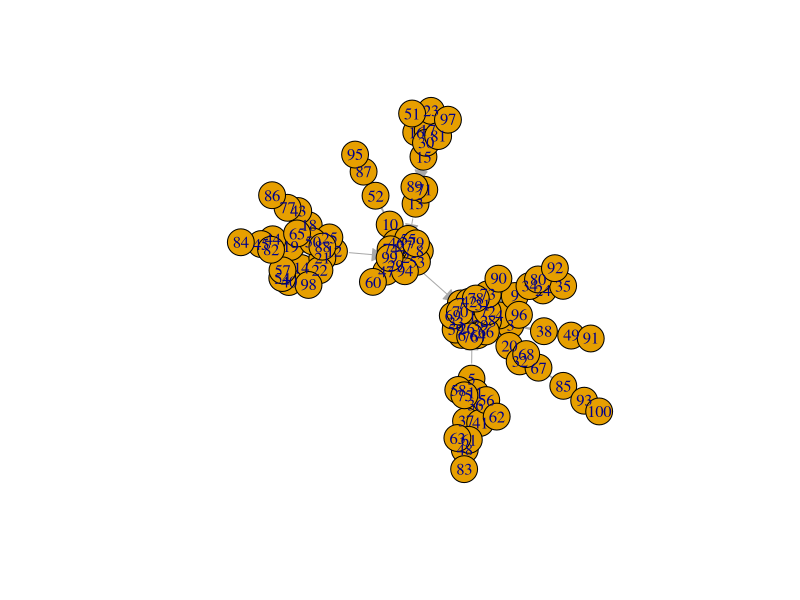
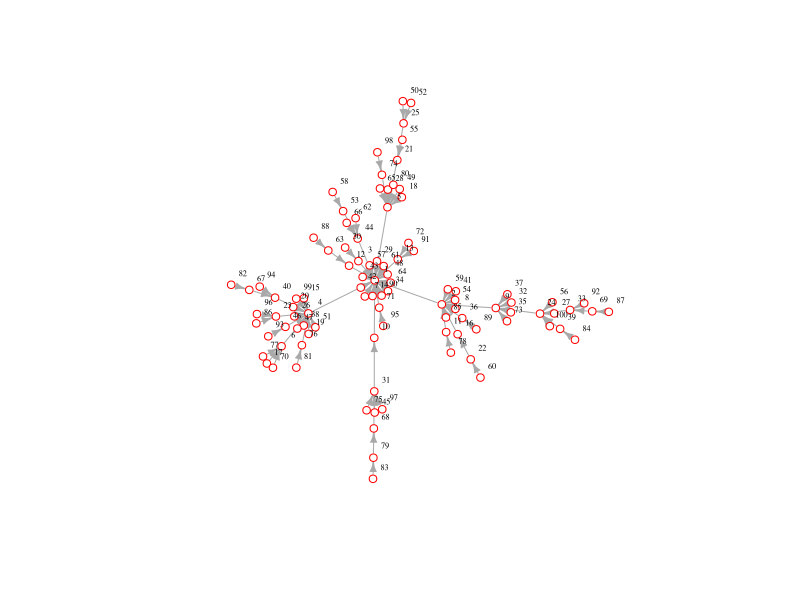
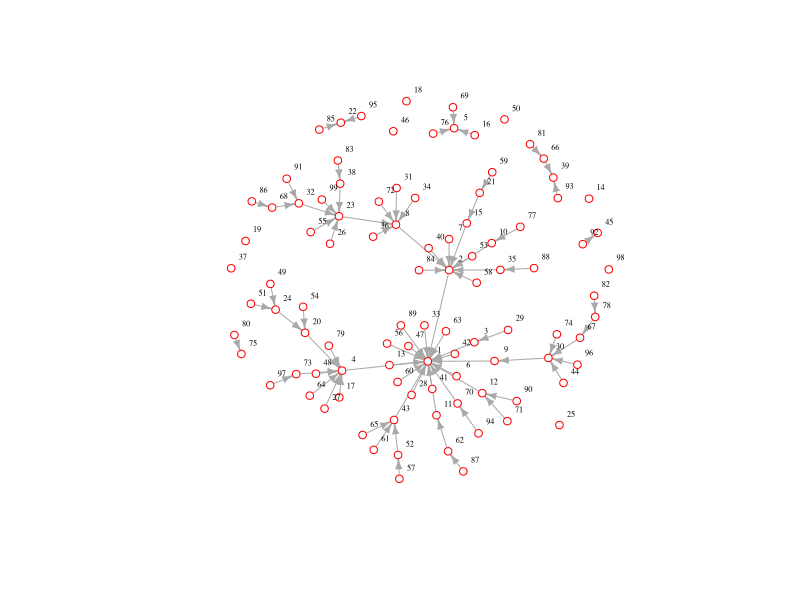
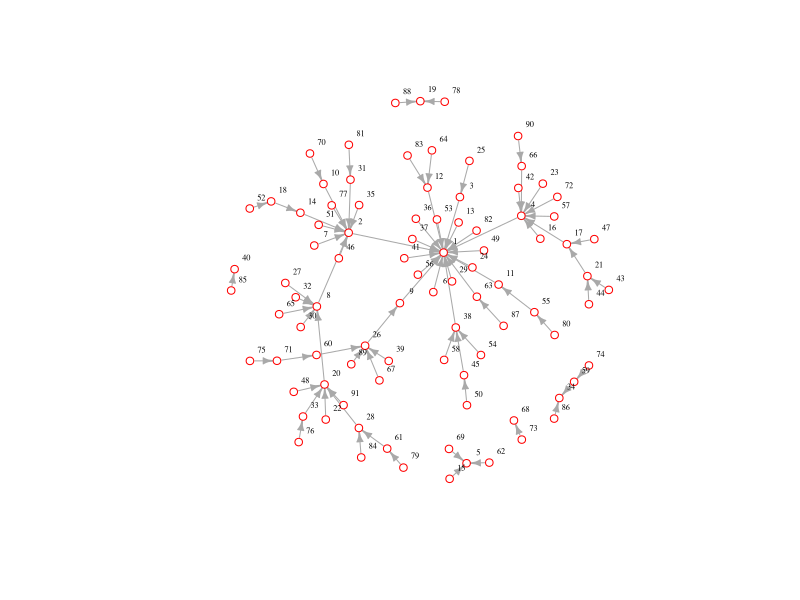
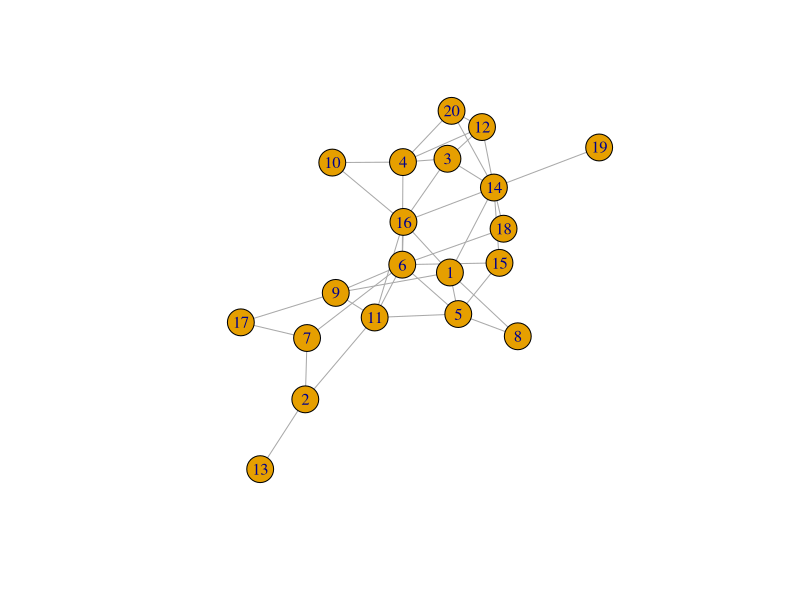
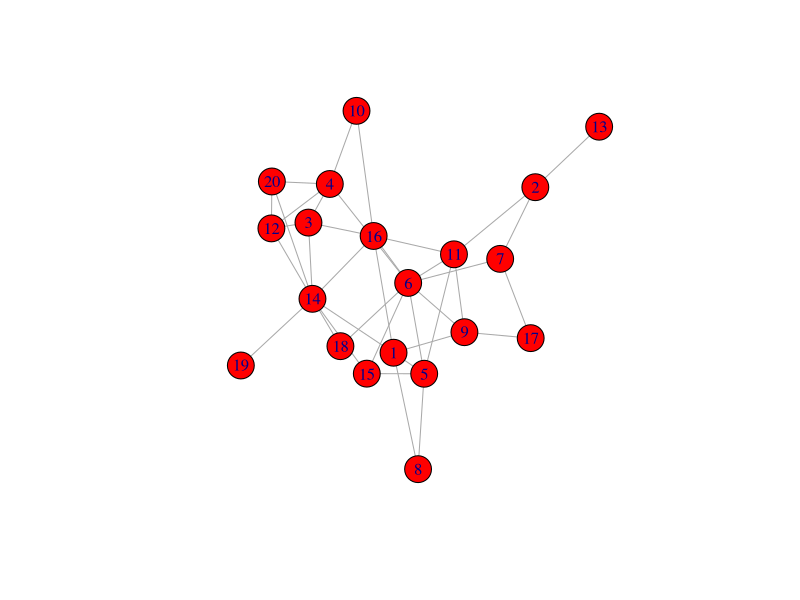
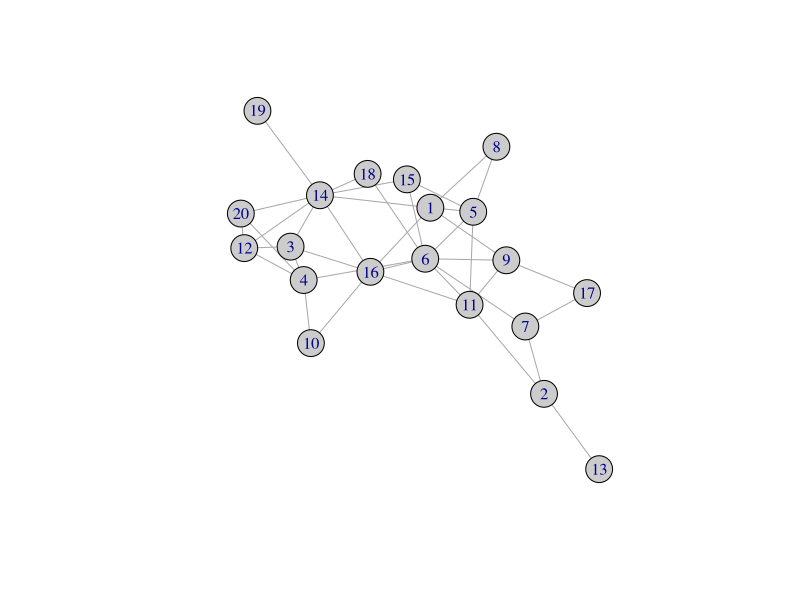
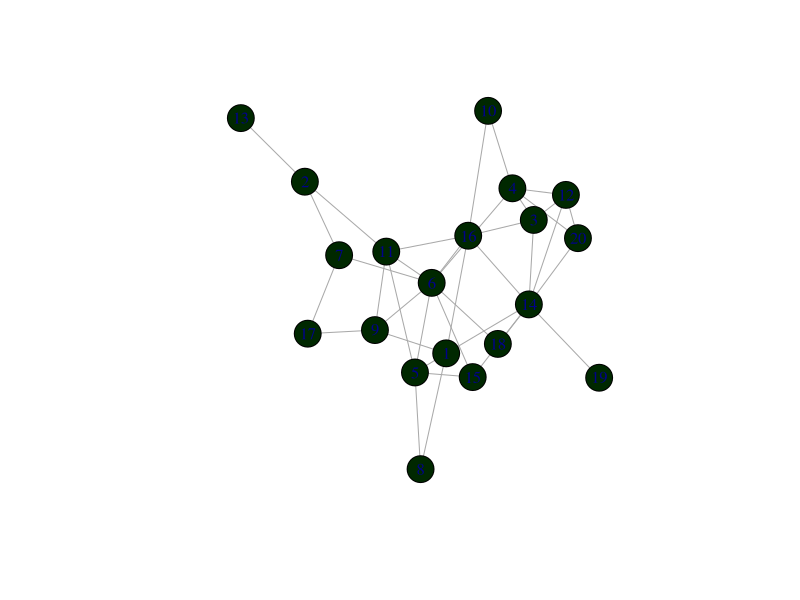

R code for these plots, in order:
## ---- chunk 1
knitr::opts_chunk$set(echo = TRUE)
## ---- chunk 2
library(igraph)
g <- igraph::barabasi.game(n=100)
plot(g)
## ---- chunk 3
library(igraph)
g <- igraph::barabasi.game(n=100)
layout <- layout.auto(g)
# Plotting with configuration
plot(g, 
     edge.arrow.size=.5, 
     vertex.color="white", 
     vertex.size=4,
     vertex.frame.color="red", 
     vertex.label.color="black", 
     vertex.label.cex=0.5, 
     vertex.label.dist=1.2, 
     edge.curved=0,
     layout=layout) 
## ---- chunk 4
clusters(g)
## ---- chunk 5
V(g)[degree(g) == max(degree(g))]
## ---- chunk 6
g = delete_vertices(g,"4")
## ---- chunk 7
layout <- layout.auto(g)
# Plotting with configuration
plot(g, 
     edge.arrow.size=.5, 
     vertex.color="white", 
     vertex.size=4,
     vertex.frame.color="red", 
     vertex.label.color="black", 
     vertex.label.cex=0.5, 
     vertex.label.dist=1.2, 
     edge.curved=0,
     layout=layout) 
## ---- chunk 8
Isolated = which(degree(g)==0) 
g_post_king = delete.vertices(g, Isolated)
## ---- chunk 9
layout <- layout.auto(g_post_king)
# Plotting with configuration
plot(g_post_king, 
     edge.arrow.size=.5, 
     vertex.color="white", 
     vertex.size=4,
     vertex.frame.color="red", 
     vertex.label.color="black", 
     vertex.label.cex=0.5, 
     vertex.label.dist=1.2, 
     edge.curved=0,
     layout=layout) 
## ---- chunk 10
G = igraph::erdos.renyi.game(n=20, p.or.m = 1/5)
plot(G)
## ---- chunk 11
plot(G,vertex.color="red")
plot(G,vertex.color="grey80")
plot(G,vertex.color=rgb(0,40,0,maxColorValue=255))
## ---- chunk 12
G <- random.graph.game(n=123,p.or.m = 1/8)
plot(G)
## ---- chunk 13
G <- random.graph.game(n=123,p.or.m = 1/8)
plot(G, vertex.color=rgb(0,0,1,.2))
## ---- chunk 14
nodes <- read.csv("../data/nodes_necromancers.csv")
edges <- read.csv("../data/edges_necromancers.csv")
role_colors <- read.csv("../data/role_colors_necromancers.csv")
## ---- chunk 15
ng <- graph_from_data_frame(edges, directed = FALSE)
layout <- layout.fruchterman.reingold(ng)
plot(ng, 
     edge.arrow.size=.5, 
     vertex.color="white", 
     vertex.size=4,
     vertex.frame.color="blue", 
     vertex.label.color="black", 
     vertex.label.cex=0.9, 
     vertex.label.dist=1.2, 
     edge.curved=0,
     layout=layout) 
## ---- chunk 16
node_count = length(V(ng))
node_count
## ---- chunk 17
library(dplyr)
for(i in 1:node_count ){
        node_name = vertex_attr(ng,"name",i)
        # role from data frame by name
        nodes %>% filter(person ==node_name) %>% select("role") ->node_role
        person_role = as.character(node_role$role)
        vertex_attr(ng,"role",i) = person_role
        # color from data frame by role
        role_colors %>% filter(role == person_role) %>% select("color") ->color
        color = as.character(color$color)
        vertex_attr(ng,"color",i) = color
}
## ---- chunk 18
vertex.attributes(ng)
## ---- chunk 19
layout <- layout.auto(ng)
plot(ng, 
     edge.arrow.size=.5, 
     vertex.size=6,
     vertex.frame.color="black", 
     vertex.label.color="black", 
     vertex.label.cex=0.9, 
     vertex.label.dist=1.2, 
     edge.curved=0,
     layout=layout) 
